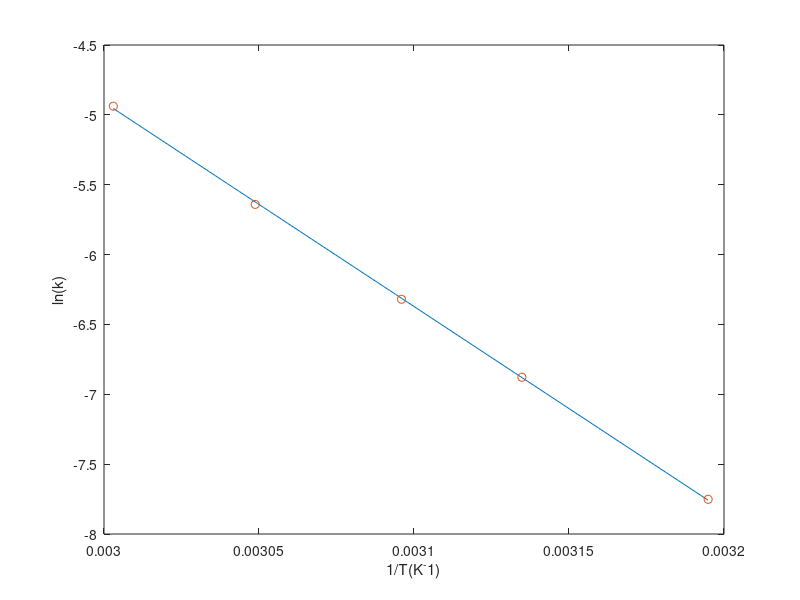

MATLAB code for this plot:
% rateconst.m 
T = [313 319 323 328 333]; k = 1e-3*[0.43 1.03 1.80 3.55 7.17]; % data 
x = 1./T; y = log(k); c = polyfit(x,y,1); A = exp(c(2)), E = -c(1)*8.314 
xv = linspace(min(x),max(x),100); yv = polyval(c,xv); plot(xv,yv,x,y,'o'), 
xlabel('1/T(K^-1)'), ylabel('ln(k)') 